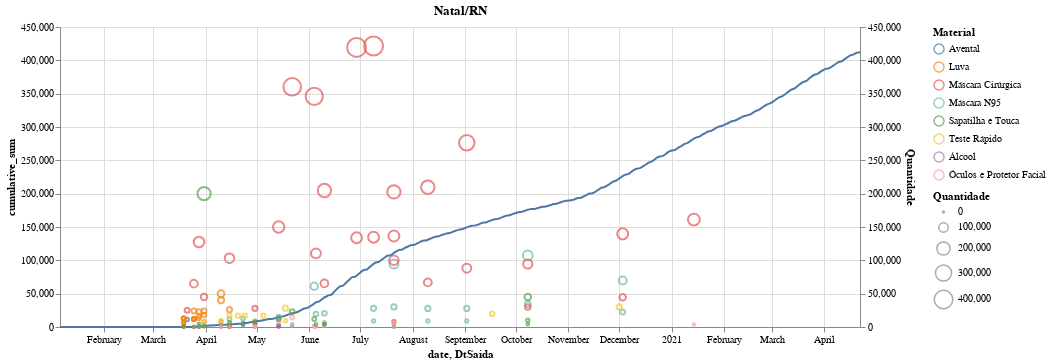

The cell this chart's notebook holds for it:
### Code cell
source = diario_natal_df

respirador = alt.Chart(respirador_df[respirador_df['UF'] == 'RN']).mark_rule(
    strokeWidth=1
).encode(
    color=alt.Color('VALOR', scale=alt.Scale(scheme='reds')),
    x='ENTREGA:T'
)

anestesico = alt.Chart(anestesico_df[anestesico_df['ESTADO'] == 'RIO GRANDE DO NORTE']).mark_point(
).encode(
    color="MEDICAMENTO",
#     size="QUANTIDADE",
    y='QUANTIDADE',
    x='DATA DE ENTREGA:T'
)

epi = alt.Chart(epi_df[epi_df['Requisitante / Destino'] == 'Rio Grande do Norte']).mark_point().encode(
    color="Material",
    size="Quantidade",
    y='Quantidade',
    x='DtSaida:T'
)


chart = alt.Chart(source, title='Natal/RN').transform_window(
    cumulative_sum="sum(count)",
    sort=[{"field": "date"}],
).mark_line().encode(
    x="date:T",
    y="cumulative_sum:Q"
)

# (chart + respirador).properties(width=800)
# alt.layer(chart, anestesico).resolve_scale(y='independent').properties(width=800)
alt.layer(chart, epi).resolve_scale(y='independent').properties(width=800)

### Figure 1 — Vega-Lite specification as saved in the notebook (floating-point values rounded to 4 significant figures; data arrays with more than 128 entries replaced by an {"elided": "..."} marker saying what was removed)
{"config": {"view": {"continuousWidth": 400, "continuousHeight": 300}}, "layer": [{"data": {"name": "data-7dc5869c8e75fd9590dc96d87ba03a2f"}, "mark": "line", "encoding": {"x": {"type": "temporal", "field": "date"}, "y": {"type": "quantitative", "field": "cumulative_sum"}}, "title": "Natal/RN", "transform": [{"window": [{"op": "sum", "field": "count", "as": "cumulative_sum"}], "sort": [{"field": "date"}]}]}, {"data": {"name": "data-c47a2f6bed2dd12b8be9cefd592fc33c"}, "mark": "point", "encoding": {"color": {"type": "nominal", "field": "Material"}, "size": {"type": "quantitative", "field": "Quantidade"}, "x": {"type": "temporal", "field": "DtSaida"}, "y": {"type": "quantitative", "field": "Quantidade"}}}], "resolve": {"scale": {"y": "independent"}}, "width": 800, "$schema": "https://vega.github.io/schema/vega-lite/v4.8.1.json", "datasets": {"data-7dc5869c8e75fd9590dc96d87ba03a2f": {"elided": "416 records"}, "data-c47a2f6bed2dd12b8be9cefd592fc33c": {"elided": "178 records"}}}
